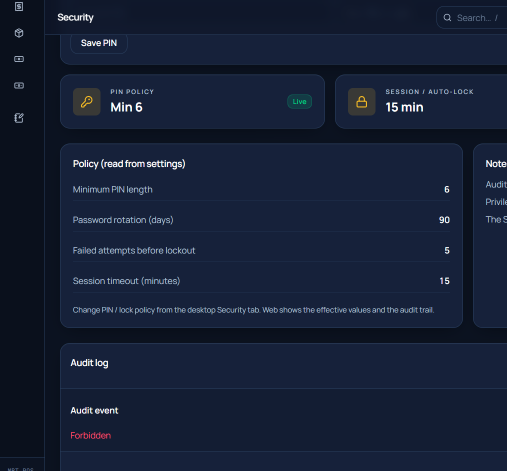
#> input picture artifacts/audit-detail-20261027/10-cashier-audit-denied.png, 1014 x 942 px, given in place of checkout_pro.png, which was not available (shown at 1/2 size)
$ python stamp_qa_images.py ../artifacts/audit-detail-20261027/10-cashier-audit-denied.png
#> lines starting #> are read from the running program, lines starting #| are printed output that depends on the picture
"""Stamp a unique QA banner on screenshots so ChatGPT accepts re-uploads."""
from __future__ import annotations

import hashlib
import random
import time
from pathlib import Path

from PIL import Image, ImageDraw, ImageFont


def stamp(src: Path, dest: Path, label: str) -> Path:
#> called with label = 'PRO-1796443216'
    im = Image.open(src).convert('RGB')
#> im is the input picture: PIL image 1014x942 RGB; mean R, G, B 21.9, 31.8, 53.3
    # Per-label border color so perceptual hash differs strongly
    colors = {
        'PRO': (212, 168, 75),
        'EXPLORER': (56, 189, 248),
        'CLASSIC': (52, 211, 153),
    }
    key = 'PRO'
    for k in colors:
        if k in label.upper():
            key = k
            break
    border = colors[key]
    # Strong uniqueness: random pad + banner height + pixel noise (ChatGPT dup-hash)
    rng = random.Random(hashlib.sha1(f'{label}-{time.time_ns()}'.encode()).hexdigest())
    ban_h = 36 + rng.randint(0, 18)
    pad = 8 + rng.randint(0, 12)
    w, h = im.size
#> w = 1014; h = 942
    # Tiny content jitter so perceptual hash changes
    pixels = im.load()
    for _ in range(40):
        x = rng.randint(0, w - 1)
        y = rng.randint(0, h - 1)
        r, g, b = pixels[x, y]
        pixels[x, y] = ((r + rng.randint(1, 7)) % 256, (g + rng.randint(1, 7)) % 256, (b + rng.randint(1, 7)) % 256)
#> this loop made 40 passes
#> (r, g, b) on passes 1 to 12: (22, 33, 58), (22, 33, 58), (22, 33, 58), (15, 24, 43), (15, 23, 42), (19, 29, 51), (10, 16, 28), (9, 15, 26), (22, 33, 58), (57, 57, 54), (19, 29, 51), (19, 29, 51)
    out = Image.new('RGB', (w + pad * 2, h + ban_h + pad * 2), border)
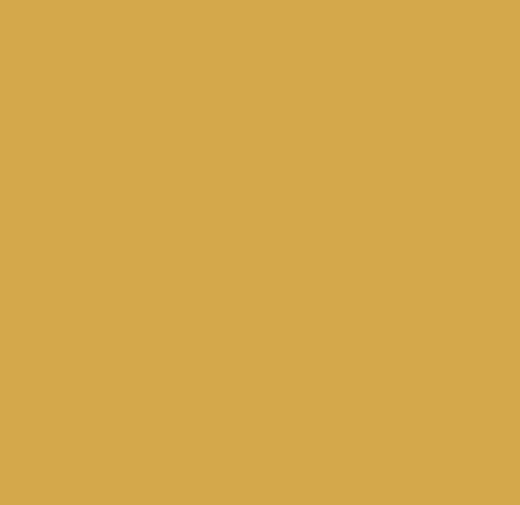
#> out: PIL image 1040x1010 RGB (shown at 1/2 size); mean R, G, B 212, 168, 75
    out.paste(im, (pad, pad))
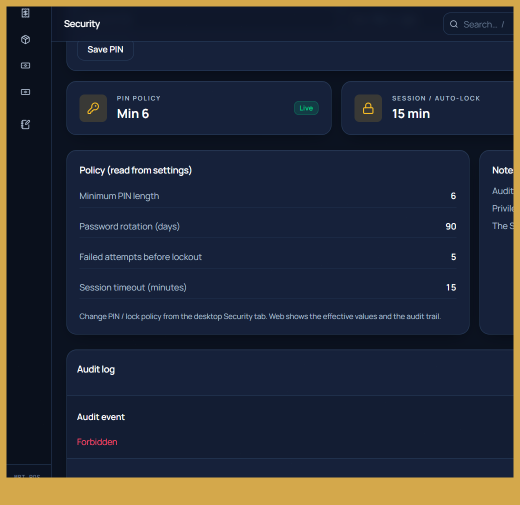
#> out: PIL image 1040x1010 RGB (shown at 1/2 size); mean R, G, B 39.2, 44.1, 55.2
    draw = ImageDraw.Draw(out)
    draw.rectangle([0, h + pad * 2, out.size[0], out.size[1]], fill=(18, 24, 38))
    nonce = rng.randint(100000, 999999)
    text = f'MBT POS QA GATE  {label}  {time.strftime("%Y-%m-%d %H:%M:%S")}  #{nonce}'
    try:
        font = ImageFont.truetype('arial.ttf', 16)
    except Exception:
        font = ImageFont.load_default()
    draw.text((12, h + pad * 2 + 8), text, fill=border, font=font)
    # unique noise stripe
    for x in range(0, out.size[0], 3):
        draw.point((x, out.size[1] - 3), fill=((x * 11 + nonce) % 255, (nonce // 3) % 255, 50))
    dest.parent.mkdir(parents=True, exist_ok=True)
    # Unique JPEG quality also shifts bytes
    out.save(dest, quality=88 + rng.randint(0, 7))
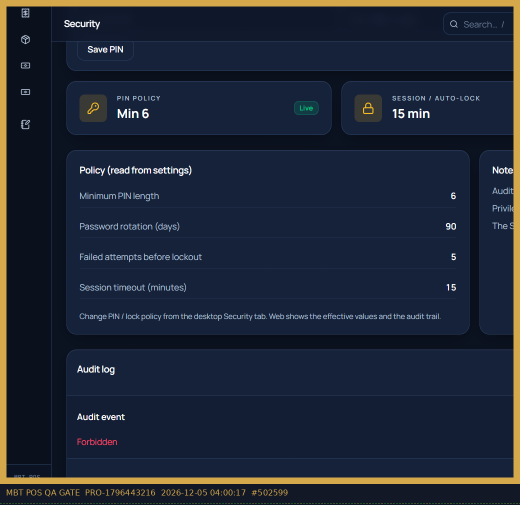
#> saved as pro_1796443216.jpg: PIL image 1040x1010 RGB (shown at 1/2 size); mean R, G, B 31.5, 38.5, 53.8
    return dest


if __name__ == '__main__':
    import sys
    it = sys.argv[1] if len(sys.argv) > 1 else '20'
    root = Path(__file__).resolve().parents[1]
    src_dir = root / '_qa_checkout_pro_design' / f'iter_{it}'
    dst_dir = root / '_qa_full_system_polish' / f'desktop_iter{it}' / 'chatgpt_upload'
    stamp_id = str(int(time.time()))
    for name, label in (
        ('checkout_pro.png', 'PRO'),
        ('product_explorer.png', 'EXPLORER'),
        ('retail_classic.png', 'CLASSIC'),
    ):
        s = src_dir / name
        d = dst_dir / f'{label.lower()}_{stamp_id}.jpg'
        stamp(s, d, f'{label}-{stamp_id}')
        print('STAMPED', d.name, d.stat().st_size)
#> pass 2 of the loop `for name, label in (`:
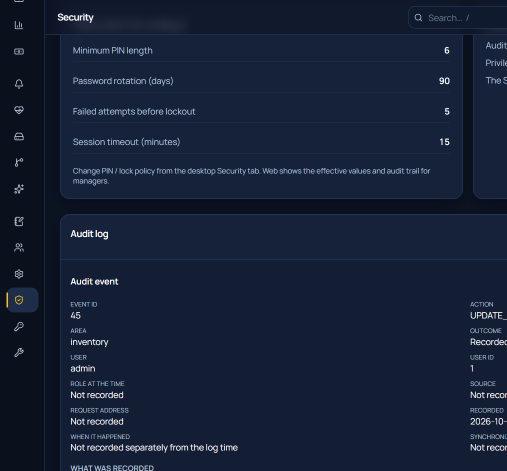
#> input picture artifacts/audit-detail-20261027/07-audit-detail.png, 1014 x 942 px, given in place of product_explorer.png, which was not available (shown at 1/2 size)
#> in stamp, im is the input picture: PIL image 1014x942 RGB; mean R, G, B 22.4, 32.3, 53.8
#> the loop in stamp (call 2), `for _ in range(40):` made 40 passes
#> in stamp (call 2), `out = Image.new('RGB', (w + pad * 2, h + ban_h + pad * 2), border)`:
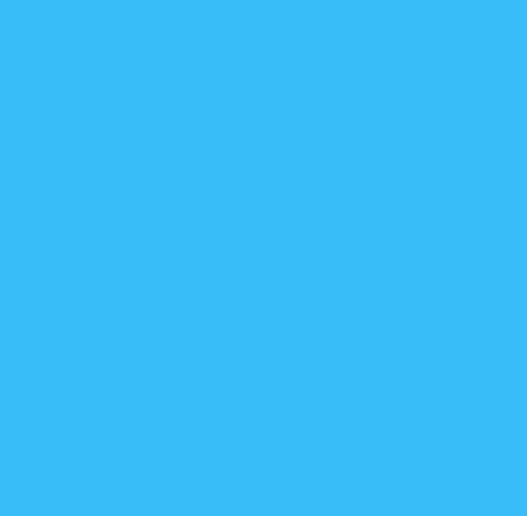
#> out: PIL image 1054x1032 RGB (shown at 1/2 size); mean R, G, B 56, 189, 248
#> in stamp (call 2), `out.save(dest, quality=88 + rng.randint(0, 7))`:
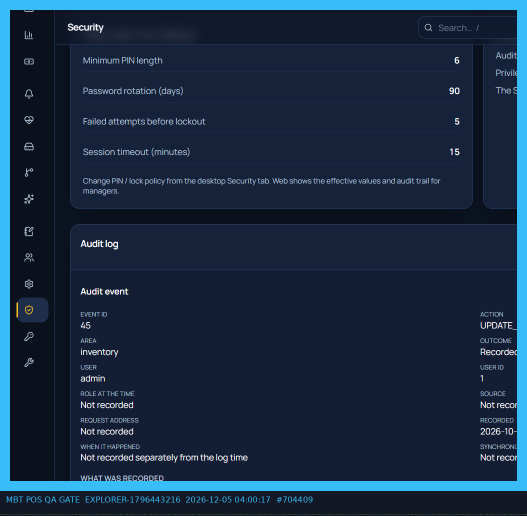
#> saved as explorer_1796443216.jpg: PIL image 1054x1032 RGB (shown at 1/2 size); mean R, G, B 24.8, 43.7, 67.6
